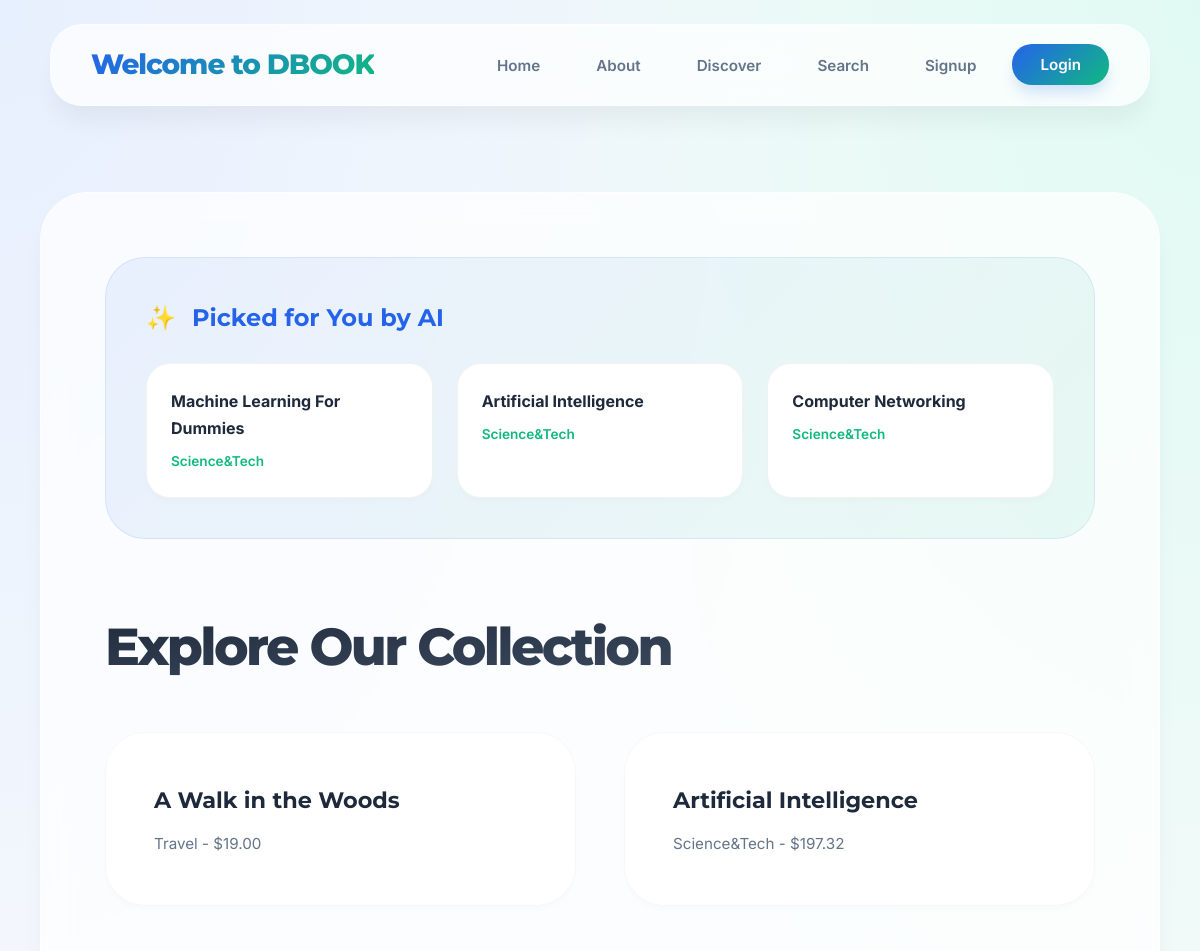
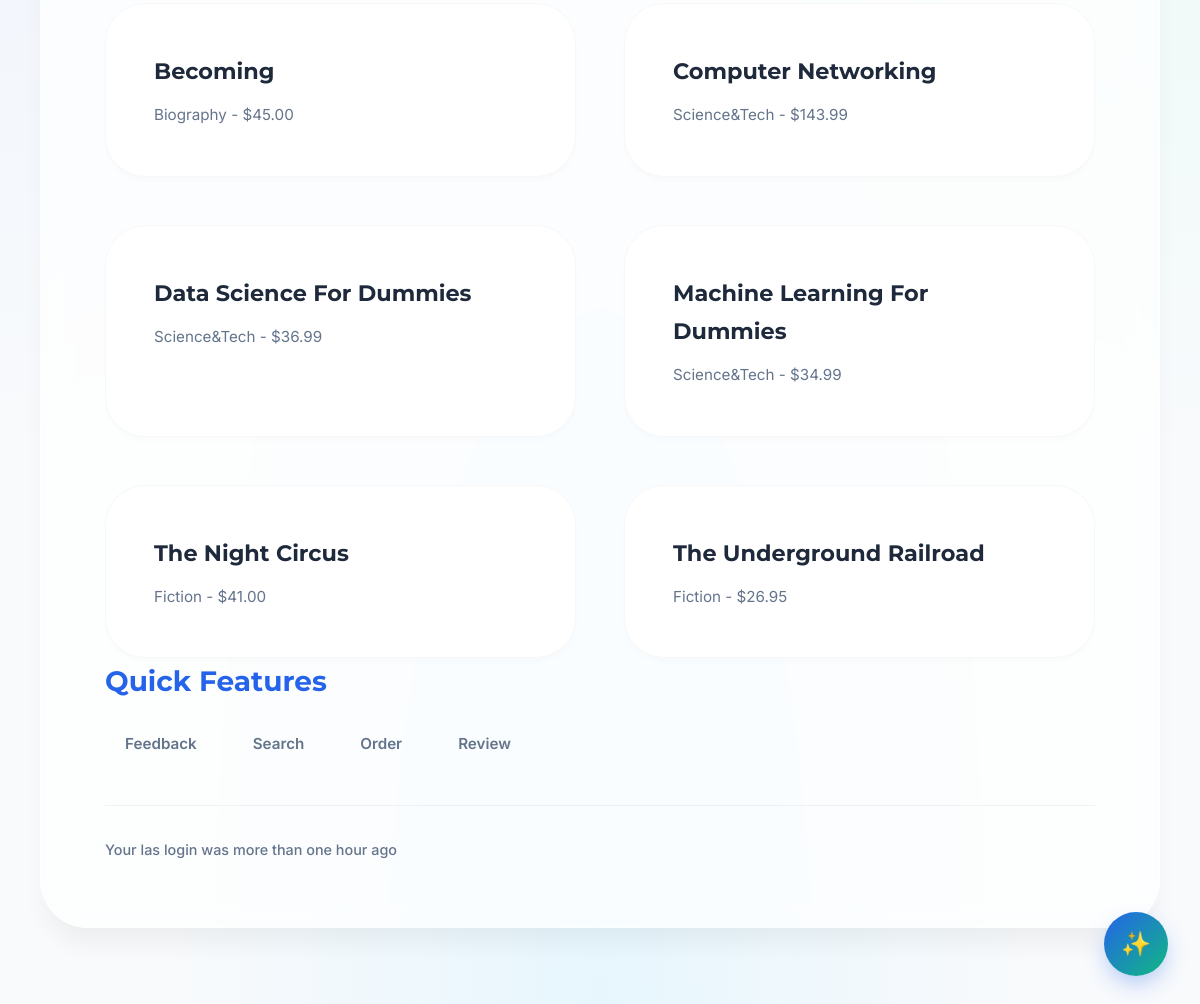
The page /myapp/ on the database its author committed (2 pictures, top to bottom).
### myapp/models.py (models this page shows, shortened)
class Book(models.Model):
    CATEGORY_CHOICES = [
        ('S', 'Science&Tech'),
        ('F', 'Fiction'),
        ('B', 'Biography'),
        ('T', 'Travel'),
        ('O', 'Other')
    ]
    title = models.CharField(max_length=200)
    category = models.CharField(max_length=1, choices=CATEGORY_CHOICES, default='S')
    num_pages = models.PositiveIntegerField(default=100)
    price = models.DecimalField(max_digits=10, decimal_places=2)
    publisher = models.ForeignKey(Publisher, related_name='books', on_delete=models.CASCADE)
    description = models.TextField(blank=True, null=True)
    num_reviews = models.PositiveIntegerField(default=0)
    class Meta:
        ordering = ['title']

### myapp/views.py (the view)
# urls.py: path('', views.index, name='index'),
def index(request):
    booklist = Book.objects.all()
    last_login = request.session.get('last_login')
    last_login_message = ""
    if not last_login:
        last_login_message = "Your las login was more than one hour ago"
    recommendations = get_ai_recommendations(request)
    return render(request, 'myapp/index.html', {
        'booklist': booklist,
        'recommendations': recommendations,
        'last_login': last_login,
        'last_login_message': last_login_message
    })

### myapp/views.py (called while the page is built)
def get_ai_recommendations(request):
    all_books = list(Book.objects.all())
    if not all_books: return []
    recommendations = random.sample(all_books, min(3, len(all_books)))
    return recommendations

### myapp/templates/myapp/index.html
{% extends 'myapp/base.html' %}
{% block myhdg %}Welcome to DBOOK{% endblock %}
{% block body_block %}
    {% if recommendations %}
        <div class="ai-recommendations fade-in" style="margin-bottom: 4rem; padding: 2.5rem; background: linear-gradient(135deg, rgba(37, 99, 235, 0.08) 0%, rgba(16, 185, 129, 0.08) 100%); border-radius: 2.5rem; border: 1px solid rgba(37, 99, 235, 0.1);">
            <div style="display: flex; align-items: center; gap: 1rem; margin-bottom: 1.5rem;">
                <span style="font-size: 1.5rem;">✨</span>
                <h3 style="margin: 0; font-size: 1.5rem; color: var(--primary-blue);">Picked for You by AI</h3>
            </div>
            <div class="recommendation-grid" style="display: grid; grid-template-columns: repeat(auto-fit, minmax(250px, 1fr)); gap: 1.5rem;">
                {% for book in recommendations %}
                    <a href="{% url 'myapp:detail' book.id %}" style="text-decoration: none; display: block; padding: 1.5rem; background: white; border-radius: 1.5rem; box-shadow: 0 4px 6px -1px rgba(0,0,0,0.02); border: 1px solid rgba(0,0,0,0.05); transition: transform 0.3s ease;">
                        <p style="font-weight: 700; color: var(--text-main); margin-bottom: 0.5rem;">{{ book.title }}</p>
                        <p style="font-size: 0.85rem; color: var(--primary-green); font-weight: 600;">{{ book.get_category_display }}</p>
                    </a>
                {% endfor %}
            </div>
        </div>
    {% endif %}
    {% if booklist %}
        <h2>Explore Our Collection</h2>
        <ul class="book-list">
            {% for book in booklist %}
                <li class="book-item">
                    <a href="{% url 'myapp:detail' book.id %}">{{book.title}}</a>
                    <p>{{ book.get_category_display }} - ${{ book.price }}</p>
                </li>
            {% endfor %}
        </ul>
    {% else %}
        <div class="alert alert-info">
            <strong>There are no available books at the moment!</strong>
        </div>
    {% endif %}
    <div class="features-section">
        <h3>Quick Features</h3>
        <ul class="nav-links feature-links">
            <li><a href="{% url 'myapp:feedback1' %}" class="nav-link">Feedback</a></li>
            <li><a href="{% url 'myapp:findbooks' %}" class="nav-link">Search</a></li>
            <li><a href="{% url 'myapp:place_order' %}" class="nav-link">Order</a></li>
            <li><a href="{% url 'myapp:review' %}" class="nav-link">Review</a></li>
        </ul>
    </div>
    <div class="login-info">
        {% if last_login %}
            <p><strong>Your last login was:</strong> {{ last_login }}</p>
        {% else %}
            <p>{{ last_login_message }}</p>
        {% endif %}
    </div>
{% endblock %}

### myapp/templates/myapp/base.html (shortened to what this page needs)
<!DOCTYPE html>
{% load static %}
<html lang="en">
<head>
    <link rel="stylesheet" type="text/css" href="{% static 'myapp/style.css' %}?v=4" />
</head>
<body>
    <header class="main-header">
        <div class="container-header">
            <h1 class="logo">{% block myhdg %}DBOOK{% endblock %}</h1>
            <nav class="navbar">
                <ul class="nav-links">
                    <li><a href="{% url 'myapp:index' %}" class="nav-link">Home</a></li>
                    <li><a href="{% url 'myapp:about' %}" class="nav-link">About</a></li>
                    <li><a href="{% url 'myapp:discover' %}" class="nav-link">Discover</a></li>
                    <li><a href="{% url 'myapp:findbooks' %}" class="nav-link">Search</a></li>
                    {% if user.is_authenticated %}
                        {% if user.member %}
                            <li><a href="{% url 'myapp:my_wishlist' %}" class="nav-link">Wishlist</a></li>
                        {% endif %}
                        <li><a href="{% url 'myapp:user_logout' %}" class="nav-link btn-logout">Logout</a></li>
{% else %}
                        <li><a href="{% url 'myapp:user_signup' %}" class="nav-link">Signup</a></li>
                        <li><a href="{% url 'myapp:user_login' %}" class="nav-link btn-login">Login</a></li>
                    {% endif %}
                </ul>
            </nav>
        </div>
    </header>
    <main class="main-content">
        <div class="container">
            <div class="glass-card fade-in">
                {% block body_block %}***{% endblock %}
            </div>
        </div>
    </main>
    <div class="ai-chat-widget">
        <div class="ai-chat-button" id="aiChatBtn">✨</div>
    </div>
</body>
</html>

### myapp/static/myapp/style.css (style rules this page uses)
:root { --primary-blue: #2563eb; --primary-green: #10b981; --bg-main: #f8fafc; --text-main: #1e293b; --text-muted: #64748b; --glass-bg: rgba(255, 255, 255, 0.7); --glass-border: rgba(255, 255, 255, 0.5); --card-shadow: 0 20px 25px -5px rgba(0, 0, 0, 0.05), 0 8px 10px -6px rgba(0, 0, 0, 0.01); --accent-gradient: linear-gradient(135deg, var(--primary-blue) 0%, var(--primary-green) 100%); --font-heading: 'Montserrat', sans-serif; --font-body: 'Inter', sans-serif; }
* { margin: 0; padding: 0; box-sizing: border-box; transition: all 0.4s cubic-bezier(0.165, 0.84, 0.44, 1); }
body { font-family: var(--font-body); color: var(--text-main); background-color: var(--bg-main); background-image: radial-gradient(at 0% 0%, hsla(217, 91%, 95%, 1) 0, transparent 50%), radial-gradient(at 100% 0%, hsla(162, 72%, 93%, 1) 0, transparent 50%), radial-gradient(at 50% 100%, hsla(199, 89%, 95%, 1) 0, transparent 50%); min-height: 100vh; display: flex; flex-direction: column; overflow-x: hidden; line-height: 1.7; }
.container { max-width: 1200px; margin: 0 auto; padding: 0 2.5rem; }
.main-header { position: fixed; top: 1.5rem; left: 50%; transform: translateX(-50%); width: 95%; max-width: 1100px; z-index: 1000; background: var(--glass-bg); backdrop-filter: blur(25px); -webkit-backdrop-filter: blur(25px); border: 1px solid var(--glass-border); border-radius: 2rem; padding: 1rem 2.5rem; box-shadow: var(--card-shadow); }
.container-header { display: flex; justify-content: space-between; align-items: center; }
.logo { font-family: var(--font-heading); font-size: 1.75rem; font-weight: 800; letter-spacing: -0.04em; background: var(--accent-gradient); -webkit-background-clip: text; background-clip: text; -webkit-text-fill-color: transparent; }
.nav-links { list-style: none; display: flex; gap: 1rem; align-items: center; }
.feature-links { justify-content: flex-start; margin-top: 1.5rem; flex-wrap: wrap; }
.nav-link { text-decoration: none; color: var(--text-muted); font-weight: 600; font-size: 0.95rem; padding: 0.6rem 1.25rem; border-radius: 1rem; }
.btn-login, .btn-logout { background: var(--accent-gradient) !important; color: white !important; padding: 0.7rem 1.75rem !important; border-radius: 1.25rem !important; box-shadow: 0 10px 15px -3px rgba(37, 99, 235, 0.2); }
.main-content { flex: 1; padding: 10rem 0 5rem; }
.glass-card { background: var(--glass-bg); backdrop-filter: blur(15px); -webkit-backdrop-filter: blur(15px); border: 1px solid var(--glass-border); border-radius: 3rem; padding: 4rem; box-shadow: var(--card-shadow); margin-top: 2rem; }
h2 { font-family: var(--font-heading); font-size: 3.25rem; font-weight: 800; letter-spacing: -0.05em; margin-bottom: 2.5rem; background: linear-gradient(to bottom right, #1e293b, #475569); -webkit-background-clip: text; background-clip: text; -webkit-text-fill-color: transparent; }
h3 { font-family: var(--font-heading); font-size: 1.75rem; margin-bottom: 1.5rem; color: var(--primary-blue); }
.book-list { display: grid; grid-template-columns: repeat(auto-fill, minmax(320px, 1fr)); gap: 3rem; list-style: none; }
.book-item { background: white; border: 1px solid rgba(0, 0, 0, 0.03); border-radius: 2.5rem; padding: 3rem; position: relative; overflow: hidden; box-shadow: 0 4px 6px -1px rgba(0, 0, 0, 0.02); }
.book-item::before { content: ''; position: absolute; top: 0; left: 0; width: 6px; height: 100%; background: var(--accent-gradient); opacity: 0; transition: opacity 0.3s; }
.book-item a { text-decoration: none; color: var(--text-main); font-family: var(--font-heading); font-size: 1.4rem; font-weight: 700; display: block; margin-bottom: 0.75rem; }
.book-item p { color: var(--text-muted); font-size: 0.95rem; }
.fade-in { animation: premiumFadeIn 1s cubic-bezier(0.19, 1, 0.22, 1); }
.login-info { margin-top: 3rem; font-size: 0.9rem; color: var(--text-muted); border-top: 1px solid rgba(0, 0, 0, 0.05); padding-top: 2rem; font-weight: 500; }
.ai-chat-widget { position: fixed; bottom: 2rem; right: 2rem; z-index: 2000; }
.ai-chat-button { width: 4rem; height: 4rem; background: var(--accent-gradient); border-radius: 50%; display: flex; justify-content: center; align-items: center; cursor: pointer; box-shadow: 0 10px 25px -5px rgba(37, 99, 235, 0.4); font-size: 1.5rem; color: white; }

### rows shown on the page
Book: title "Machine Learning For Dummies", category "Science&Tech", price "34.99"
Book: title "Artificial Intelligence", category "Science&Tech", price "197.32"
Book: title "Computer Networking", category "Science&Tech", price "143.99"
Book: title "A Walk in the Woods", category "Travel", price "19.00"
Book: title "Becoming", category "Biography", price "45.00"
Book: title "Data Science For Dummies", category "Science&Tech", price "36.99"
Book: title "The Night Circus", category "Fiction", price "41.00"
Book: title "The Underground Railroad", category "Fiction", price "26.95"

### other values the page prints
{{ last_login_message }} "Your las login was more than one hour ago"
